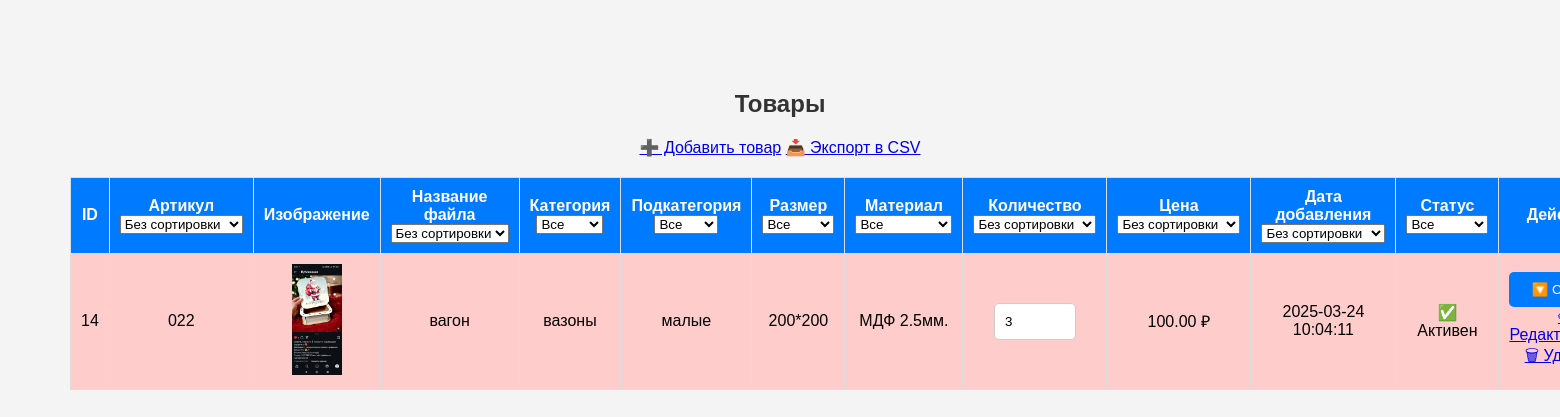
Screenshot of /admin/products.php (signed in) with the database file from the repository.
### tables this page shows
CREATE TABLE `products` (
  `id` int(11) NOT NULL AUTO_INCREMENT,
  `name` varchar(255) NOT NULL,
  `description` text DEFAULT NULL,
  `price` decimal(10,2) NOT NULL,
  `image` varchar(255) DEFAULT NULL,
  `category` varchar(100) DEFAULT NULL,
  `stock` int(11) DEFAULT 0,
  `created_at` timestamp NOT NULL DEFAULT current_timestamp(),
  `category_id` int(11) NOT NULL,
  `images` text DEFAULT NULL,
  `sku` varchar(50) NOT NULL,
  `subcategory` varchar(100) NOT NULL,
  `size` varchar(50) NOT NULL,
  `material` varchar(100) NOT NULL,
  `status` tinyint(1) NOT NULL DEFAULT 1,
  `slug` varchar(255) NOT NULL,
  `seo_title` varchar(255) DEFAULT NULL,
  `seo_description` text DEFAULT NULL,
  `seo_keywords` varchar(255) DEFAULT NULL,
  PRIMARY KEY (`id`),
  UNIQUE KEY `slug` (`slug`)
);

CREATE TABLE `categories` (
  `id` int(11) NOT NULL AUTO_INCREMENT,
  `name` varchar(100) NOT NULL,
  `seo_title` varchar(255) DEFAULT NULL,
  `seo_description` text DEFAULT NULL,
  `seo_keywords` text DEFAULT NULL,
  `slug` varchar(255) DEFAULT NULL,
  PRIMARY KEY (`id`),
  UNIQUE KEY `name` (`name`),
  UNIQUE KEY `slug` (`slug`)
);

CREATE TABLE `subcategories` (
  `id` int(11) NOT NULL AUTO_INCREMENT,
  `category_id` int(11) NOT NULL,
  `name` varchar(100) NOT NULL,
  PRIMARY KEY (`id`),
  KEY `category_id` (`category_id`),
  CONSTRAINT `subcategories_ibfk_1` FOREIGN KEY (`category_id`) REFERENCES `categories` (`id`) ON DELETE CASCADE
);

CREATE TABLE `sizes` (
  `id` int(11) NOT NULL AUTO_INCREMENT,
  `name` varchar(50) NOT NULL,
  PRIMARY KEY (`id`),
  UNIQUE KEY `name` (`name`)
);

CREATE TABLE `materials` (
  `id` int(11) NOT NULL AUTO_INCREMENT,
  `name` varchar(100) NOT NULL,
  PRIMARY KEY (`id`),
  UNIQUE KEY `name` (`name`)
);

### admin/products.php (the view, shortened to what this page needs)
<?php
require_once '../database/db.php';
$query = "SELECT p.*, c.name AS category_name, s.name AS subcategory_name, sz.name AS size_name, m.name AS material_name
          FROM products p
          LEFT JOIN categories c ON p.category = c.id
          LEFT JOIN subcategories s ON p.subcategory = s.id
          LEFT JOIN sizes sz ON p.size = sz.id
          LEFT JOIN materials m ON p.material = m.id
          WHERE 1";
$params = [];
$sort_options = [];
if (!empty($sort_options)) {
    $query .= " ORDER BY " . implode(", ", $sort_options);
} else {
    $query .= " ORDER BY p.created_at DESC";
}
$stmt = $conn->prepare($query);
$stmt->execute($params);
$products = $stmt->fetchAll(PDO::FETCH_ASSOC);
?>
<!DOCTYPE html>
<html lang="ru">
<head>
    <link rel="stylesheet" href="styles.css">
</head>
<body>
<h2>Товары</h2>
<a href="add_product.php">➕ Добавить товар</a>
<a href="export_products.php">📥 Экспорт в CSV</a>
<table border="1">
    <tr>
        <th>ID</th>
        <th>
            Артикул<br>
            <select name="sku_sort" onchange="filterProducts()">
                <option value="">Без сортировки</option>
            </select>
        </th>
        <th>Изображение</th>
        <th>
            Название файла<br>
            <select name="name_sort" onchange="filterProducts()">
                <option value="">Без сортировки</option>
            </select>
        </th>
        <th>
            Категория<br>
            <select name="category" onchange="filterProducts()">
                <option value="">Все</option>
            </select>
        </th>
        <th>
            Подкатегория<br>
            <select name="subcategory" onchange="filterProducts()">
                <option value="">Все</option>
            </select>
        </th>
        <th>
            Размер<br>
            <select name="size" onchange="filterProducts()">
                <option value="">Все</option>
            </select>
        </th>
        <th>
            Материал<br>
            <select name="material" onchange="filterProducts()">
                <option value="">Все</option>
            </select>
        </th>
        <th>
            Количество<br>
            <select name="stock_sort" onchange="filterProducts()">
                <option value="">Без сортировки</option>
            </select>
        </th>
        <th>
            Цена<br>
            <select name="stock_sort" onchange="filterProducts()">
                <option value="">Без сортировки</option>
            </select>
        </th>
        <th>
            Дата добавления<br>
            <select name="date_sort" onchange="filterProducts()">
                <option value="">Без сортировки</option>
            </select>
        </th>
        <th>
    Статус<br>
    <select name="status" onchange="filterProducts()">
        <option value="">Все</option>
    </select>
</th>
        <th>Действия</th>
    </tr>
    <?php foreach ($products as $product): ?>
    <tr <?= ($product['stock'] < 5) ? 'style="background-color: #ffcccc;"' : ''; ?>>
        <td><?= $product['id']; ?></td>
        <td><?= htmlspecialchars($product['sku']); ?></td>
        <td>
            <?php
            $images = json_decode($product['images'], true);
            if (!empty($images)) {
                echo '<img src="/mysterymakers/' . $images[0] . '" width="50">';
            }
            ?>
        </td>
        <td><?= htmlspecialchars($product['name']); ?></td>
        <td><?= htmlspecialchars($product['category_name']); ?></td>
        <td><?= htmlspecialchars($product['subcategory_name']); ?></td>
        <td><?= htmlspecialchars($product['size_name']); ?></td>
        <td><?= htmlspecialchars($product['material_name']); ?></td>
        <td>
            <input type="number" value="<?= $product['stock']; ?>"
       style="width: 60px;"
                   onchange="updateStock(<?= $product['id']; ?>, this.value)">
        </td>
        <td><?= number_format($product['price'], 2, '.', ''); ?> ₽</td>
        <td><?= $product['created_at']; ?></td>
        <td>
    <?= ($product['status'] == 1) ? '✅ Активен' : '❌ Скрыт'; ?>
</td>
        <td>
        <button onclick="toggleStatus(<?= $product['id']; ?>)">
        <?= ($product['status'] == 1) ? '🔽 Скрыть' : '🔼 Показать'; ?>
    </button>
            <a href="edit_product.php?id=<?= $product['id']; ?>">✏ Редактировать</a>
            <a href="delete_product.php?id=<?= $product['id']; ?>" onclick="return confirm('Удалить товар?');">🗑 Удалить</a>
        </td>
    </tr>
    <?php endforeach; ?>
</table>
</body>
</html>

### admin/styles.css (style rules this page uses)
body { font-family: Arial, sans-serif; margin: 20px; }
h2 { color: #333; }
body { font-family: Arial, sans-serif; background-color: #f4f4f4; text-align: center; padding: 50px; }
input { width: 100%; padding: 10px; margin: 5px 0; border: 1px solid #ccc; border-radius: 5px; }
button { width: 100%; padding: 10px; background: #007bff; color: white; border: none; border-radius: 5px; cursor: pointer; }
table { width: 100%; border-collapse: collapse; margin-top: 20px; }
th, td { border: 1px solid #ddd; padding: 10px; text-align: center; }
th { background-color: #007bff; color: white; }
tr:nth-child(even) { background-color: #f2f2f2; }

### rows the page displays
products: id "14", sku "022", name "вагон", categories.name "вазоны", subcategories.name "малые", sizes.name "200*200", materials.name "МДФ 2.5мм.", stock "3", price "100.00", created_at "2025-03-24 10:04:11", status "✅ Активен"
